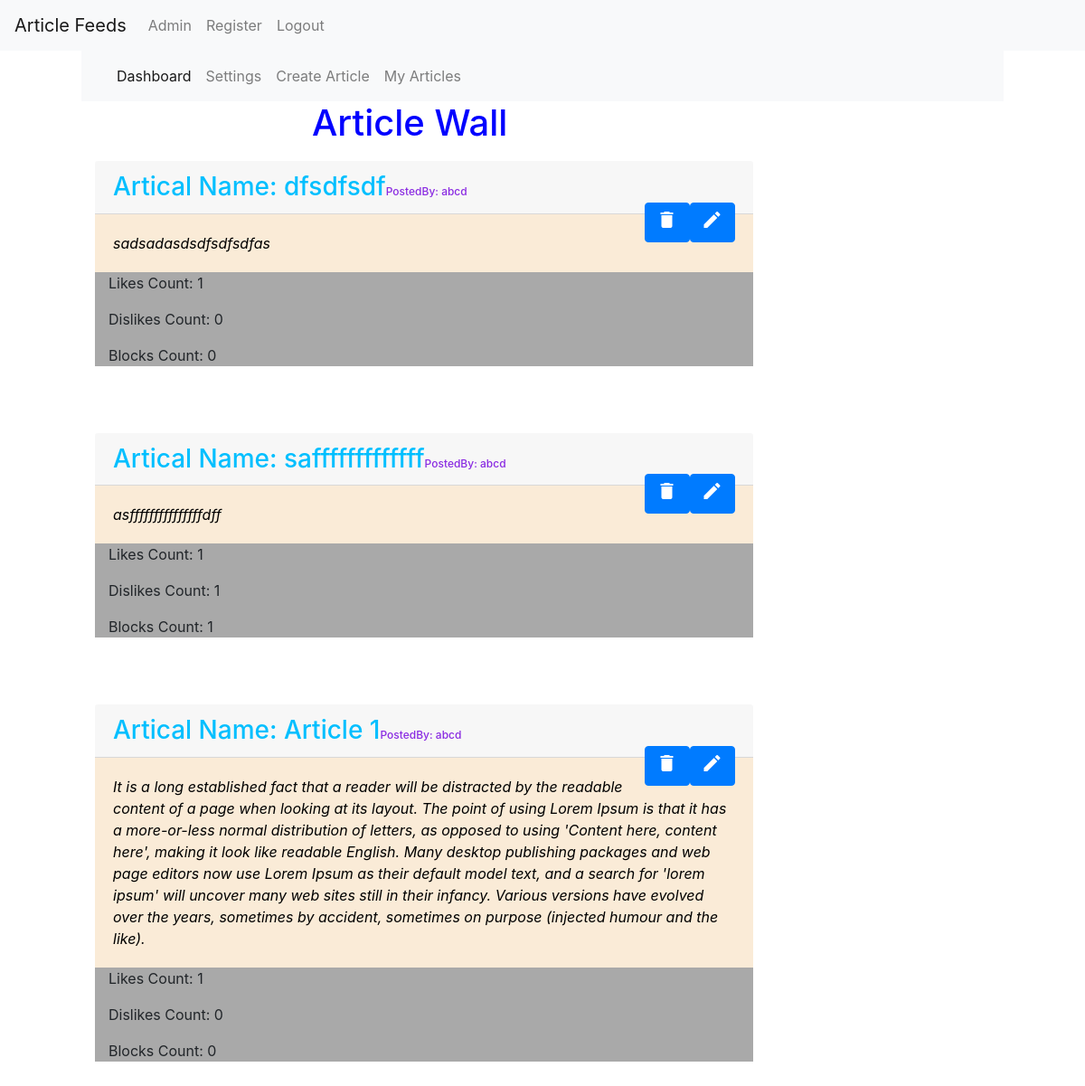
The page /basic_app/myarticles/ (signed in) on the database its author committed.
### basic_app/models.py (models this page shows, shortened)
class Articles(models.Model):
    article_type = models.CharField(max_length=30)
    article_name = models.CharField(max_length=30)
    article_body = models.CharField(max_length=2000)
    published_by = models.CharField(max_length=20)
    likes = models.ManyToManyField(User,related_name='likes',blank="True")
    dislikes = models.ManyToManyField(User,related_name='dislikes',blank="True")
    blocks = models.ManyToManyField(User,related_name='blocks',blank="True")

### basic_app/views.py (the view)
def myarticles(request):
    username = request.user
    articles = ArticleModel.objects.filter(published_by=username)
    return render(request,'basic_app/myarticles.html',{'article_list':articles})

### templates/basic_app/myarticles.html (shortened to what this page needs)
{% extends 'basic_app/base.html' %}
{%load staticfiles%}
{% block body_block %}
  <div class="container">
        <div class="container">
                {% if user.is_authenticated %}
                <div class="container">
                        <nav class="navbar navbar-expand-lg navbar-light bg-light">
                                <div class="container">
                                    <ul class="navbar-nav">
                                    <li  class="nav-item active"><a class="nav-link" href="{% url 'basic_app:articles' %}">Dashboard<span class="sr-only">(current)</span></a></li>
                                    <li  class="nav-item"><a class="nav-link" href="{% url 'basic_app:settings' %}">Settings</a></li>
                                    <li  class="nav-item"><a class="nav-link" href="{% url 'basic_app:createarticle' %}">Create Article</a></li>
                                    <li  class="nav-item"><a class="nav-link" href="{% url 'basic_app:myarticles' %}">My Articles</a></li>
                              </ul>
                                </div>
                            </nav>
                </div>
                {%endif%}
                <div class="container">
                  <h1 style="margin-left:25%;color:blue">Article Wall</h1>
                  {% for article in article_list %}
                  <div class=" row">
                        <div class=" col-sm-9 " style="list-style-type:none">
                        <div class="container-fluid">
                              <h3 class="card-header" style="margin-top:10px;color:deepskyblue;">Artical Name: {{article.article_name}}<p style="font-size:12px;color:blueviolet;font-style:bold;display:inline">PostedBy: {{article.published_by}}</p>
                              <form method="post" action="{%url 'basic_app:editpost'%}">
                                    <button type="submit" class="btn btn-primary" name="post_id" value="{{article.id}}" style="float:right;margin-top:0;"><span ><i class="material-icons">mode_edit</i></span></button>
                              </form>
                              <form method="post" action="{%url 'basic_app:deletepost'%}">
                                    <button type="submit" class="btn btn-primary" name="post_id" value="{{article.id}}" style="float:right;margin-top:0;"><span ><i class="material-icons">delete</i></span></button>
                              </form>
                              </h3>
                              <p class="card-body" style="background-color:antiquewhite;color:black;font-style:italic;margin-bottom:0">
                                    {{article.article_body}}
                              </p>
                              <div class="container-fluid" style="background-color:darkgrey;margin-top:0">
                                    <p>Likes Count:  {{article.likes.count}}</p>
                                    <p>Dislikes Count:  {{article.dislikes.count}}</p>
                                    <p>Blocks Count:  {{article.blocks.count}}</p>
                              </div>
                        </div>
                        </div>
                  </div>
                  <br><br>
                  {%endfor%}
                </div>
    </div>
{% endblock %}

### rows shown on the page
Articles: article_name "dfsdfsdf", published_by "abcd", article_body "sadsadasdsdfsdfsdfas", likes.count "1", dislikes.count "0", blocks.count "0"
Articles: article_name "safffffffffffff", published_by "abcd", article_body "asfffffffffffffffdff", likes.count "1", dislikes.count "1", blocks.count "1"
Articles: article_name "Article 1", published_by "abcd", article_body "It is a long established fact that a reader will be distracted by the readable content of a page when looking at its layout. The point of using Lorem Ipsum is that it has a more-or-less normal distribution of letters, as opposed to using 'Content here, content here', making it look like readable English. Many desktop publishing packages and web page editors now use Lorem Ipsum as their default model text, and a search for 'lorem ipsum' will uncover many web sites still in their infancy. Various versions have evolved over the years, sometimes by accident, sometimes on purpose (injected humour and the like).", likes.count "1", dislikes.count "0", blocks.count "0"
